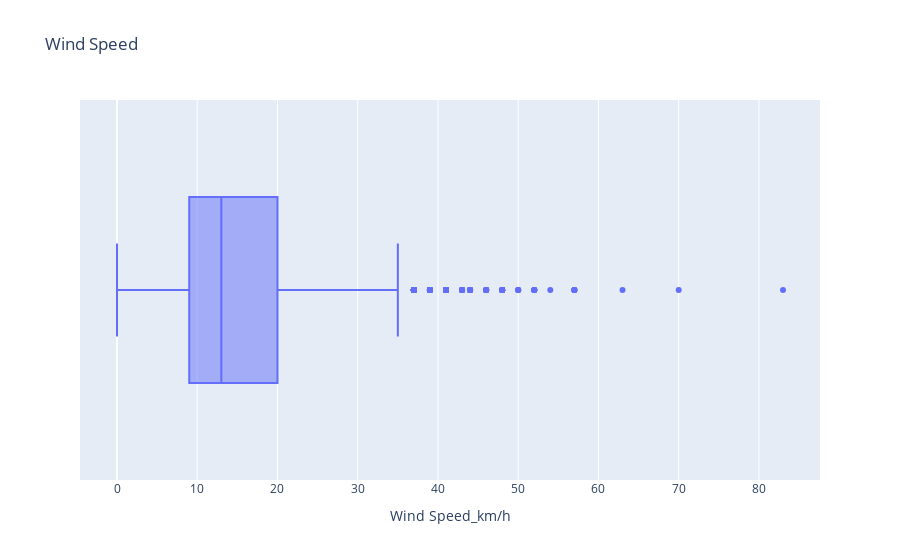

Notebook code cell kept with this figure:
### Code cell
px.box(df, x='Wind Speed_km/h', title='Wind Speed')

### Figure 1 — Plotly figure (JSON) as saved in the notebook; plotly's stock layout.template omitted (floating-point values rounded to 4 significant figures; data arrays with more than 128 entries replaced by an {"elided": "..."} marker saying what was removed)
{"data": [{"alignmentgroup": "True", "hovertemplate": "Wind Speed_km/h=%{x}<extra></extra>", "legendgroup": "", "marker": {"color": "#636efa"}, "name": "", "notched": false, "offsetgroup": "", "orientation": "h", "showlegend": false, "type": "box", "x": {"elided": "8784 int values"}, "x0": " ", "xaxis": "x", "y0": " ", "yaxis": "y"}], "layout": {"boxmode": "group", "legend": {"tracegroupgap": 0}, "title": {"text": "Wind Speed"}, "xaxis": {"anchor": "y", "domain": [0, 1], "title": {"text": "Wind Speed_km/h"}}, "yaxis": {"anchor": "x", "domain": [0, 1]}}}
